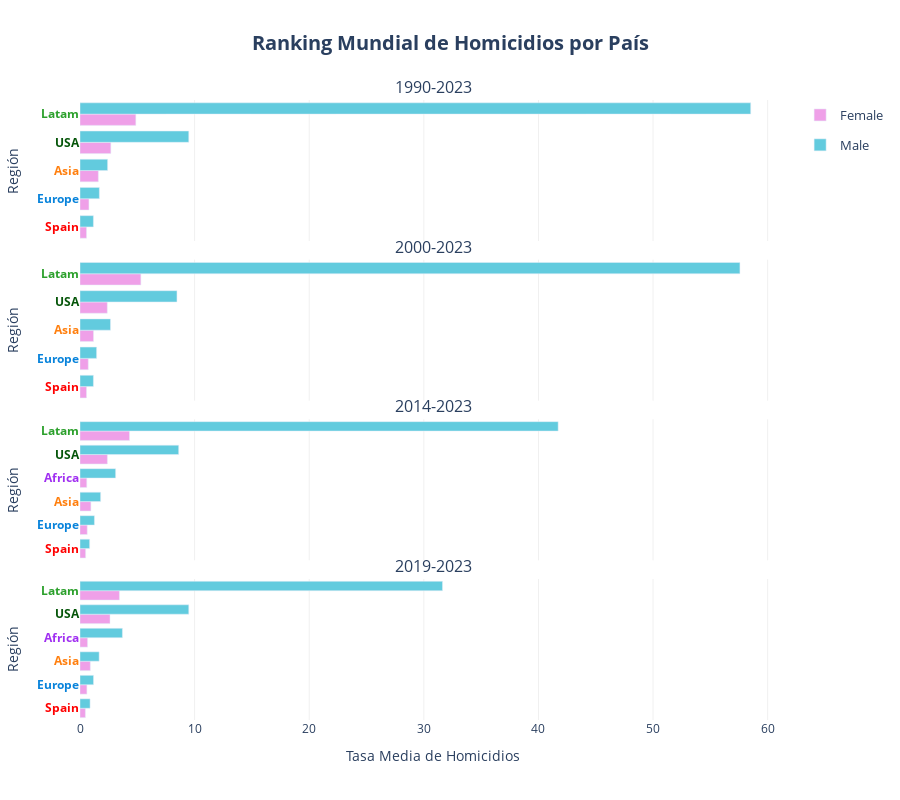

The notebook cell this image was saved under:
### Code cell
barplot(
    df = df_ranking_combined['region'], 
    x='mean_homicides_rate', 
    y='Region_2', 
    height=800,
    reverse_y_order=False,
    orientation='h', 
    color='Sex', 
    facet_col='Periodo',
    cols_wrap=1, 
    vertical_spacing = 0.03,
    #barmode='group',
    yticks_color_column='Region_2',
    yticks_color_map=COLOR_MAP['Region_2'],
    color_discrete_map=COLOR_MAP['Sex'], 
    #category_orders=CATEGORY_ORDERS,
    hover_data=HOVER_DATA['ranking_region'], 
    labels=LABELS['ranking'],
    hovertemplate=HOVER_TEMPLATES['ranking_region'],
    title=f"Ranking Mundial de Homicidios por País",
    plot_save_path=os.path.join(PROJECT_PATH, 'plots', PLOT_FILENAME['ranking_region']), 
    show=True
    )

### Figure 1 — Plotly figure (JSON) as saved in the notebook; plotly's stock layout.template omitted (floating-point values rounded to 4 significant figures)
{"data": [{"alignmentgroup": "True", "cliponaxis": false, "hovertemplate": "<b style='font-size: 14px'>%{y}</b><br><br><b>Tasa Media de Homicidios:</b> %{x:.2f}<br><extra></extra>", "legendgroup": "Female", "marker": {"color": "#EFA0E8", "pattern": {"shape": ""}}, "name": "Female", "offsetgroup": "Female", "orientation": "h", "showlegend": true, "textangle": 0, "textfont": {"size": 12}, "textposition": "outside", "type": "bar", "x": [1.6, 0.78, 4.87, 0.57, 2.69], "xaxis": "x", "y": ["Asia", "Europe", "Latam", "Spain", "USA"], "yaxis": "y"}, {"alignmentgroup": "True", "cliponaxis": false, "hovertemplate": "<b style='font-size: 14px'>%{y}</b><br><br><b>Tasa Media de Homicidios:</b> %{x:.2f}<br><extra></extra>", "legendgroup": "Male", "marker": {"color": "#62CBDE", "pattern": {"shape": ""}}, "name": "Male", "offsetgroup": "Male", "orientation": "h", "showlegend": true, "textangle": 0, "textfont": {"size": 12}, "textposition": "outside", "type": "bar", "x": [2.41, 1.69, 58.52, 1.17, 9.49], "xaxis": "x", "y": ["Asia", "Europe", "Latam", "Spain", "USA"], "yaxis": "y"}, {"alignmentgroup": "True", "cliponaxis": false, "hovertemplate": "<b style='font-size: 14px'>%{y}</b><br><br><b>Tasa Media de Homicidios:</b> %{x:.2f}<br><extra></extra>", "legendgroup": "Female", "marker": {"color": "#EFA0E8", "pattern": {"shape": ""}}, "name": "Female", "offsetgroup": "Female", "orientation": "h", "showlegend": false, "textangle": 0, "textfont": {"size": 12}, "textposition": "outside", "type": "bar", "x": [1.18, 0.72, 5.31, 0.57, 2.38], "xaxis": "x2", "y": ["Asia", "Europe", "Latam", "Spain", "USA"], "yaxis": "y2"}, {"alignmentgroup": "True", "cliponaxis": false, "hovertemplate": "<b style='font-size: 14px'>%{y}</b><br><br><b>Tasa Media de Homicidios:</b> %{x:.2f}<br><extra></extra>", "legendgroup": "Male", "marker": {"color": "#62CBDE", "pattern": {"shape": ""}}, "name": "Male", "offsetgroup": "Male", "orientation": "h", "showlegend": false, "textangle": 0, "textfont": {"size": 12}, "textposition": "outside", "type": "bar", "x": [2.66, 1.45, 57.58, 1.17, 8.46], "xaxis": "x2", "y": ["Asia", "Europe", "Latam", "Spain", "USA"], "yaxis": "y2"}, {"alignmentgroup": "True", "cliponaxis": false, "hovertemplate": "<b style='font-size: 14px'>%{y}</b><br><br><b>Tasa Media de Homicidios:</b> %{x:.2f}<br><extra></extra>", "legendgroup": "Female", "marker": {"color": "#EFA0E8", "pattern": {"shape": ""}}, "name": "Female", "offsetgroup": "Female", "orientation": "h", "showlegend": false, "textangle": 0, "textfont": {"size": 12}, "textposition": "outside", "type": "bar", "x": [0.59, 0.95, 0.63, 4.32, 0.49, 2.39], "xaxis": "x3", "y": ["Africa", "Asia", "Europe", "Latam", "Spain", "USA"], "yaxis": "y3"}, {"alignmentgroup": "True", "cliponaxis": false, "hovertemplate": "<b style='font-size: 14px'>%{y}</b><br><br><b>Tasa Media de Homicidios:</b> %{x:.2f}<br><extra></extra>", "legendgroup": "Male", "marker": {"color": "#62CBDE", "pattern": {"shape": ""}}, "name": "Male", "offsetgroup": "Male", "orientation": "h", "showlegend": false, "textangle": 0, "textfont": {"size": 12}, "textposition": "outside", "type": "bar", "x": [3.11, 1.8, 1.26, 41.72, 0.84, 8.61], "xaxis": "x3", "y": ["Africa", "Asia", "Europe", "Latam", "Spain", "USA"], "yaxis": "y3"}, {"alignmentgroup": "True", "cliponaxis": false, "hovertemplate": "<b style='font-size: 14px'>%{y}</b><br><br><b>Tasa Media de Homicidios:</b> %{x:.2f}<br><extra></extra>", "legendgroup": "Female", "marker": {"color": "#EFA0E8", "pattern": {"shape": ""}}, "name": "Female", "offsetgroup": "Female", "orientation": "h", "showlegend": false, "textangle": 0, "textfont": {"size": 12}, "textposition": "outside", "type": "bar", "x": [0.66, 0.9, 0.6, 3.44, 0.47, 2.62], "xaxis": "x4", "y": ["Africa", "Asia", "Europe", "Latam", "Spain", "USA"], "yaxis": "y4"}, {"alignmentgroup": "True", "cliponaxis": false, "hovertemplate": "<b style='font-size: 14px'>%{y}</b><br><br><b>Tasa Media de Homicidios:</b> %{x:.2f}<br><extra></extra>", "legendgroup": "Male", "marker": {"color": "#62CBDE", "pattern": {"shape": ""}}, "name": "Male", "offsetgroup": "Male", "orientation": "h", "showlegend": false, "textangle": 0, "textfont": {"size": 12}, "textposition": "outside", "type": "bar", "x": [3.7, 1.67, 1.18, 31.63, 0.88, 9.49], "xaxis": "x4", "y": ["Africa", "Asia", "Europe", "Latam", "Spain", "USA"], "yaxis": "y4"}], "layout": {"annotations": [{"font": {"size": 16}, "showarrow": false, "text": "1990-2023", "x": 0.5, "xanchor": "center", "xref": "paper", "y": 1, "yanchor": "bottom", "yref": "paper"}, {"font": {"size": 16}, "showarrow": false, "text": "2000-2023", "x": 0.5, "xanchor": "center", "xref": "paper", "y": 0.7425, "yanchor": "bottom", "yref": "paper"}, {"font": {"size": 16}, "showarrow": false, "text": "2014-2023", "x": 0.5, "xanchor": "center", "xref": "paper", "y": 0.485, "yanchor": "bottom", "yref": "paper"}, {"font": {"size": 16}, "showarrow": false, "text": "2019-2023", "x": 0.5, "xanchor": "center", "xref": "paper", "y": 0.2275, "yanchor": "bottom", "yref": "paper"}], "barmode": "group", "height": 800, "legend": {"font": {"size": 13}, "title": {"font": {"size": 15}}}, "plot_bgcolor": "white", "title": {"font": {"size": 20}, "text": "<b>Ranking Mundial de Homicidios por País</b>", "x": 0.5, "xanchor": "center"}, "xaxis": {"anchor": "y", "domain": [0, 1], "gridcolor": "#f0f0f0", "matches": "x4", "showgrid": true, "showticklabels": false, "tickfont": {"size": 12}, "title": {"font": {"size": 14}}}, "xaxis2": {"anchor": "y2", "domain": [0, 1], "gridcolor": "#f0f0f0", "matches": "x4", "showgrid": true, "showticklabels": false, "tickfont": {"size": 12}, "title": {"font": {"size": 14}}}, "xaxis3": {"anchor": "y3", "domain": [0, 1], "gridcolor": "#f0f0f0", "matches": "x4", "showgrid": true, "showticklabels": false, "tickfont": {"size": 12}, "title": {"font": {"size": 14}}}, "xaxis4": {"anchor": "y4", "domain": [0, 1], "gridcolor": "#f0f0f0", "showgrid": true, "tickfont": {"size": 12}, "title": {"font": {"size": 14}, "text": "Tasa Media de Homicidios"}}, "yaxis": {"anchor": "x", "automargin": true, "categoryarray": ["Spain", "Europe", "Asia", "USA", "Latam"], "categoryorder": "array", "domain": [0.7725, 1], "showgrid": false, "tickfont": {"size": 12}, "tickmode": "array", "ticktext": ["<span style='color:#FF0000; font-weight:bold'>Spain</span>", "<span style='color:#0883db; font-weight:bold'>Europe</span>", "<span style='color:#ff7f0e; font-weight:bold'>Asia</span>", "<span style='color:#055509; font-weight:bold'>USA</span>", "<span style='color:#2ca02c; font-weight:bold'>Latam</span>"], "tickvals": ["Spain", "Europe", "Asia", "USA", "Latam"], "title": {"font": {"size": 14}, "text": "Región"}, "type": "category"}, "yaxis2": {"anchor": "x2", "automargin": true, "categoryarray": ["Spain", "Europe", "Asia", "USA", "Latam"], "categoryorder": "array", "domain": [0.515, 0.7425], "showgrid": false, "tickfont": {"size": 12}, "tickmode": "array", "ticktext": ["<span style='color:#FF0000; font-weight:bold'>Spain</span>", "<span style='color:#0883db; font-weight:bold'>Europe</span>", "<span style='color:#ff7f0e; font-weight:bold'>Asia</span>", "<span style='color:#055509; font-weight:bold'>USA</span>", "<span style='color:#2ca02c; font-weight:bold'>Latam</span>"], "tickvals": ["Spain", "Europe", "Asia", "USA", "Latam"], "title": {"font": {"size": 14}, "text": "Región"}, "type": "category"}, "yaxis3": {"anchor": "x3", "automargin": true, "categoryarray": ["Spain", "Europe", "Asia", "Africa", "USA", "Latam"], "categoryorder": "array", "domain": [0.2575, 0.485], "showgrid": false, "tickfont": {"size": 12}, "tickmode": "array", "ticktext": ["<span style='color:#FF0000; font-weight:bold'>Spain</span>", "<span style='color:#0883db; font-weight:bold'>Europe</span>", "<span style='color:#ff7f0e; font-weight:bold'>Asia</span>", "<span style='color:#a02ff1; font-weight:bold'>Africa</span>", "<span style='color:#055509; font-weight:bold'>USA</span>", "<span style='color:#2ca02c; font-weight:bold'>Latam</span>"], "tickvals": ["Spain", "Europe", "Asia", "Africa", "USA", "Latam"], "title": {"font": {"size": 14}, "text": "Región"}, "type": "category"}, "yaxis4": {"anchor": "x4", "automargin": true, "categoryarray": ["Spain", "Europe", "Asia", "Africa", "USA", "Latam"], "categoryorder": "array", "domain": [0, 0.2275], "showgrid": false, "tickfont": {"size": 12}, "tickmode": "array", "ticktext": ["<span style='color:#FF0000; font-weight:bold'>Spain</span>", "<span style='color:#0883db; font-weight:bold'>Europe</span>", "<span style='color:#ff7f0e; font-weight:bold'>Asia</span>", "<span style='color:#a02ff1; font-weight:bold'>Africa</span>", "<span style='color:#055509; font-weight:bold'>USA</span>", "<span style='color:#2ca02c; font-weight:bold'>Latam</span>"], "tickvals": ["Spain", "Europe", "Asia", "Africa", "USA", "Latam"], "title": {"font": {"size": 14}, "text": "Región"}, "type": "category"}}}
